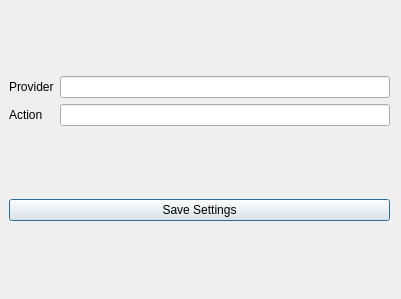
<?xml version="1.0" encoding="UTF-8"?>
<ui version="4.0">
 <class>Dialog</class>
 <widget class="QDialog" name="Dialog">
  <property name="geometry">
   <rect>
    <x>0</x>
    <y>0</y>
    <width>401</width>
    <height>299</height>
   </rect>
  </property>
  <property name="windowTitle">
   <string>Settings</string>
  </property>
  <widget class="QWidget" name="verticalLayoutWidget">
   <property name="geometry">
    <rect>
     <x>9</x>
     <y>9</y>
     <width>381</width>
     <height>281</height>
    </rect>
   </property>
   <layout class="QVBoxLayout" name="mainLayout">
    <item>
     <layout class="QGridLayout" name="editLayout">
      <item row="0" column="0">
       <widget class="QLabel" name="providerLabel">
        <property name="text">
         <string>Provider</string>
        </property>
       </widget>
      </item>
      <item row="0" column="1">
       <widget class="QLineEdit" name="providerEdit"/>
      </item>
      <item row="1" column="0">
       <widget class="QLabel" name="actionLabel">
        <property name="text">
         <string>Action</string>
        </property>
       </widget>
      </item>
      <item row="1" column="1">
       <widget class="QLineEdit" name="actionEdit"/>
      </item>
     </layout>
    </item>
    <item>
     <widget class="QPushButton" name="saveButton">
      <property name="text">
       <string>Save Settings</string>
      </property>
     </widget>
    </item>
   </layout>
  </widget>
 </widget>
 <resources/>
 <connections/>
</ui>
